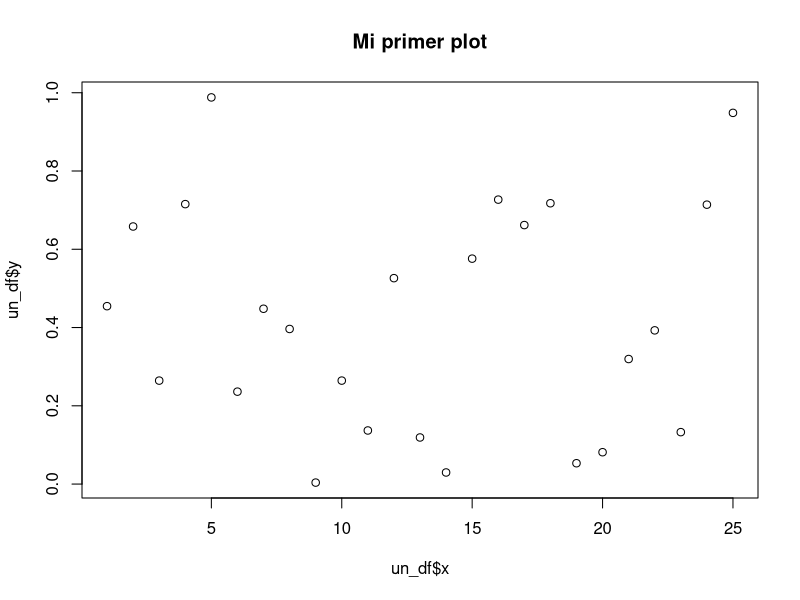
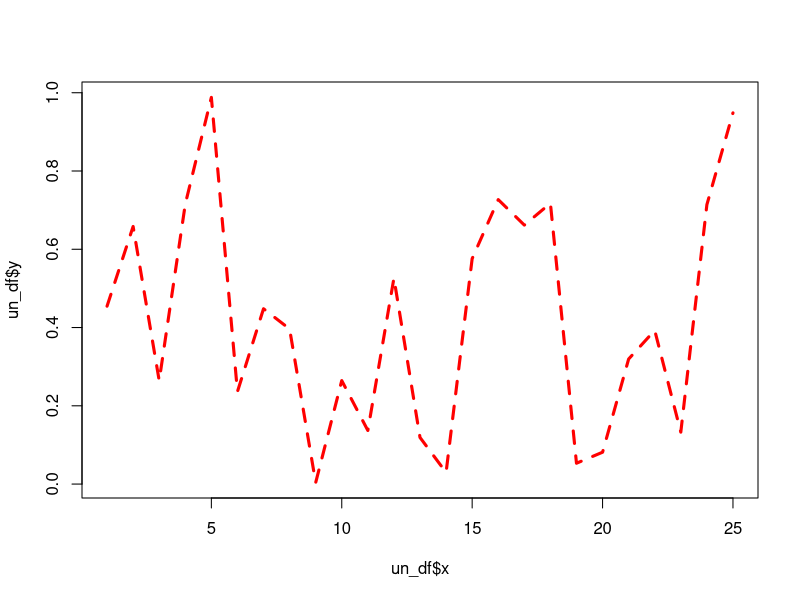
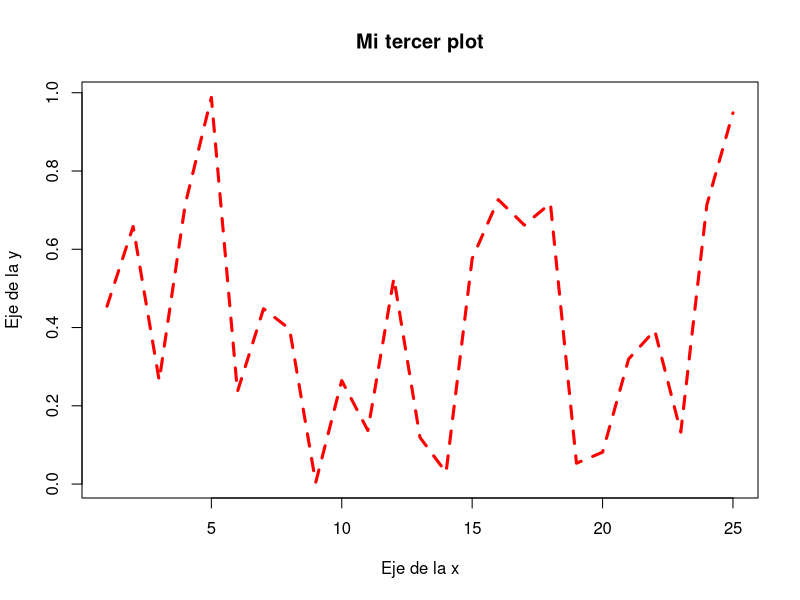
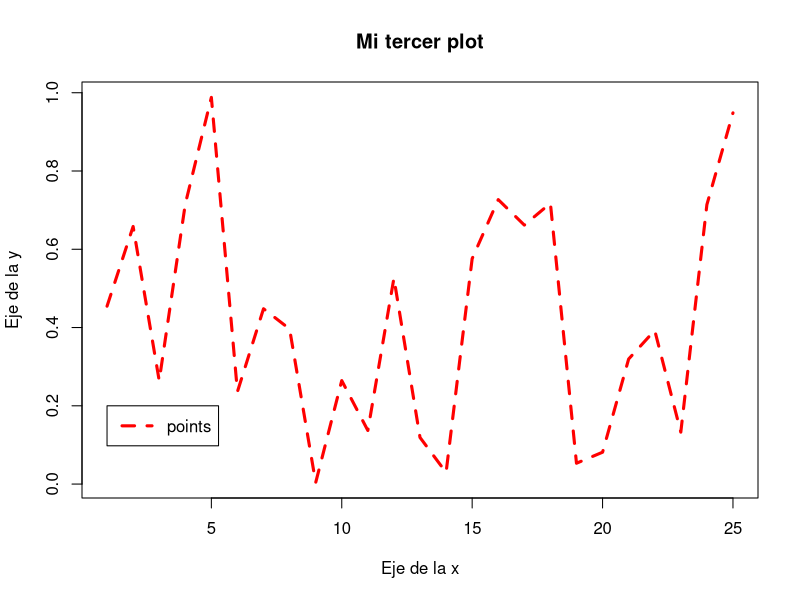
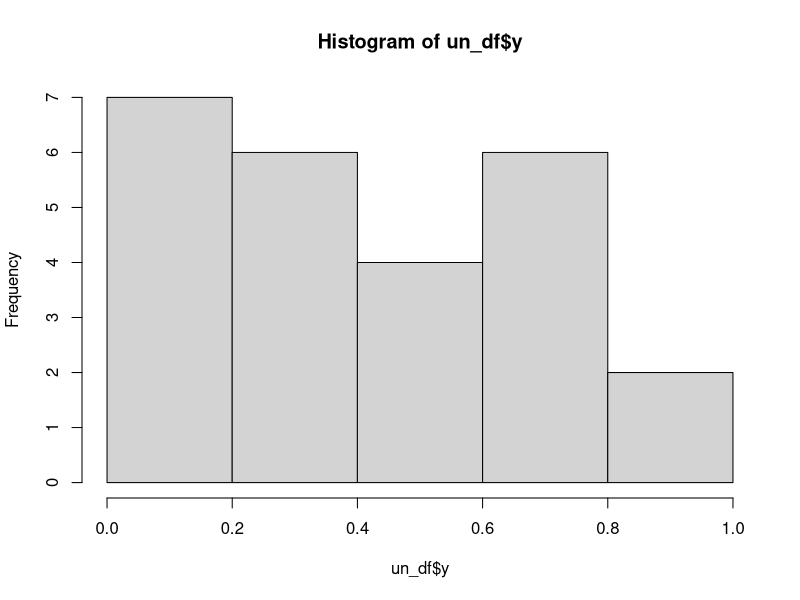
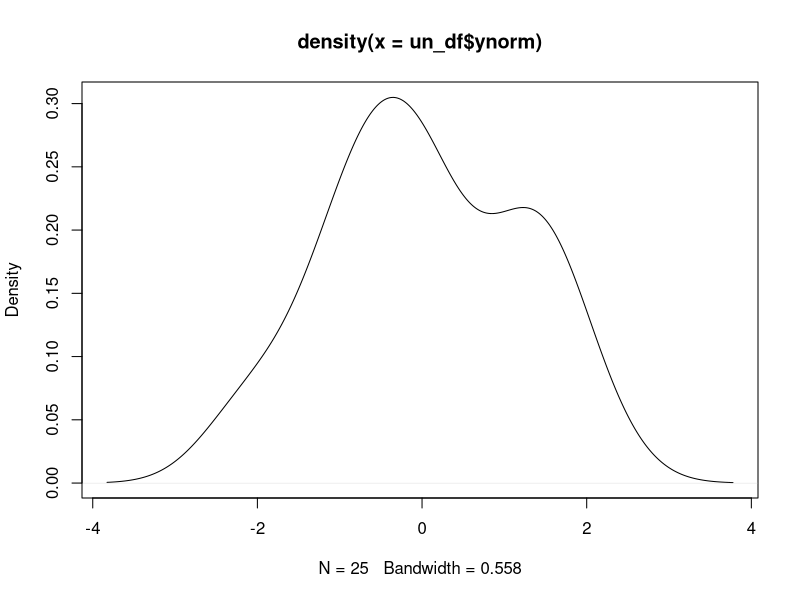
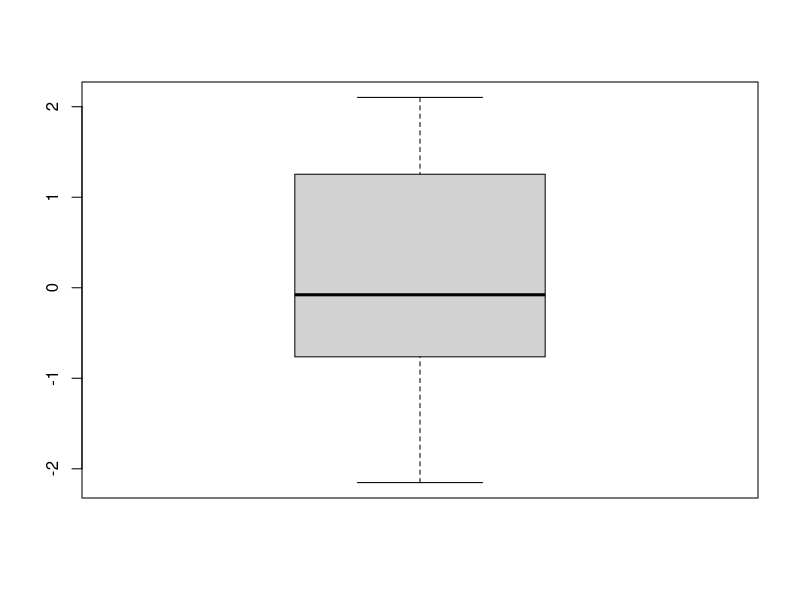

Here is the R script that generated these plots, in order:
## ---- chunk 1
25 + 3 # 25 - 3
23 # 2/3
12 > 4 # 12 >= 4; 12 < 4; 12 <= 4 
!TRUE # (negación); TRUE & FALSE (and); TRUE | FALSE (oro)
## ---- chunk 2
class(2)
class(2L)
class("2")
class(TRUE)
## ---- chunk 3
NULL # NULL object
NA # missing value indicator (not available)
NaN # 0/0 (not a number)
Inf # Infinity
## ---- chunk 4
c(1,2,3) 
c("a", "b", "c", "d")
c(TRUE, TRUE, FALSE, TRUE)
## ---- chunk 5
1:3 
seq(1, 3)
seq(from = 10, tono = 0, by = -2)
## ---- chunk 6
c(1,2,3)
c(1,2,3) - c(0, 2, 1)
c(1,2,3) + c(0, 2, 1)
c(1,2,3) %% c(0, 2, 1)
## ---- chunk 7
un_vector <- c("a", "b", "c", "d") # <-(=) asigna a una variable 
un_vector[1]
un_vector[c(2,3)]
un_vector[-1]
un_vector[c(TRUE, TRUE, FALSE, TRUE)]
## ---- chunk 8
numFac <- factor(c(13,22,38, 13))
numFac
as.numeric(numFac)
as.numeric(as.character(numFac)) # convertir a numeric
## ---- chunk 9
un_df <- data.frame(x = 1:25, y = runif(25), ynorm = rnorm(25),
                    z = sample(c("a", "b", "c", "d"), 25, replace = TRUE),
                    t = "RUGBCN")
head(un_df) # tail(un_df)
## ---- chunk 10
dim(un_df) # nrow(un_df) ncol(un_df)
names(un_df) # colnames(un_df) rownames(un_df)
summary(un_df)
## ---- chunk 11
un_df[1, 2]
un_df[1, 1:3]
un_df[1, ]
## ---- chunk 12
un_df$x[2]
un_df[1, c("x", "y")]
cond <- un_df$x > 20
un_df[cond, ]
## ---- chunk 13
max(un_df$ynorm)
mean(un_df$ynorm)
sd(un_df$ynorm)
## ---- chunk 14
head(un_df) # tail
summary(un_df)
table(un_df$z)
## ---- chunk 15
tapply(un_df$y, list(un_df$z), FUN = 'sum')
## ---- chunk 16
plot(un_df$x, un_df$y, main = "Mi primer plot")
## ---- chunk 17
plot(un_df$x, un_df$y, type = "l", col = "red", lwd = 3, lty = 2)
## ---- chunk 18
plot(un_df$x, un_df$y, type = "l", col = "red", lwd = 3, lty = 2,  ann = FALSE)
title(main ="Mi tercer plot", xlab = "Eje de la x", ylab = "Eje de la y")
## ---- chunk 19
plot(un_df$x, un_df$y, type = "l", col = "red", lwd = 3, lty = 2,  ann = FALSE)
title(main ="Mi tercer plot", xlab = "Eje de la x", ylab = "Eje de la y")
legend(1, 0.2, "points", lwd = 3, lty = 2, col = "red")
## ---- chunk 20
hist(un_df$y)
## ---- chunk 21
densidad <- density(un_df$ynorm)
plot(densidad)
## ---- chunk 22
boxplot(un_df$ynorm)
